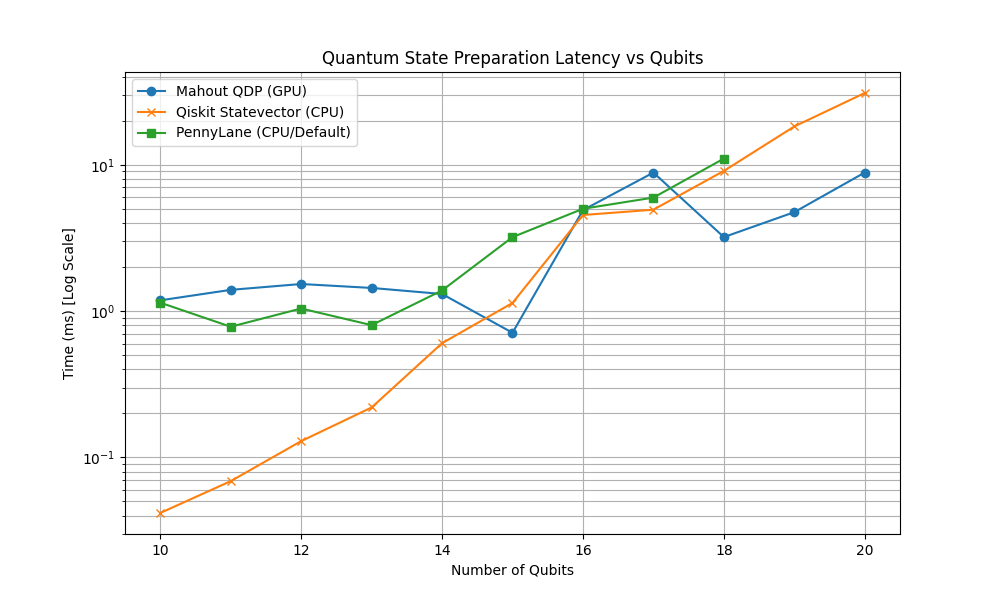

This figure's Python source:
#!/usr/bin/env python3
#
# Licensed to the Apache Software Foundation (ASF) under one or more
# contributor license agreements.  See the NOTICE file distributed with
# this work for additional information regarding copyright ownership.
# The ASF licenses this file to You under the Apache License, Version 2.0
# (the "License"); you may not use this file except in compliance with
# the License.  You may obtain a copy of the License at
#
#    http://www.apache.org/licenses/LICENSE-2.0
#
# Unless required by applicable law or agreed to in writing, software
# distributed under the License is distributed on an "AS IS" BASIS,
# WITHOUT WARRANTIES OR CONDITIONS OF ANY KIND, either express or implied.
# See the License for the specific language governing permissions and
# limitations under the License.

"""
Synthetic benchmark: Scaling & Fidelity tests.

Tests raw computation capability by comparing state vector preparation
time across different qubit counts (10-22 qubits).
"""

import time
import numpy as np
import torch
import qiskit
from qiskit.quantum_info import Statevector
import pennylane as qml
import pandas as pd
import matplotlib.pyplot as plt
from mahout_qdp import QdpEngine

# Constants
QUBIT_RANGE = range(10, 21, 1)  # 10, 12, ... 20 (20 qubits = 1M elements, stable)
TRIALS = 5


def benchmark_qiskit_statevector(data):
    """Benchmark Qiskit's direct Statevector loading (Memory Bound)."""
    start = time.perf_counter()
    _ = Statevector(data)
    return time.perf_counter() - start


def benchmark_qiskit_initialize(data, num_qubits):
    """Benchmark Qiskit's Initialize instruction (Compute Bound - Gate Decomposition)."""
    # Note: This is usually extremely slow for >15 qubits
    if num_qubits > 14:
        return None
    qc = qiskit.QuantumCircuit(num_qubits)
    start = time.perf_counter()
    qc.initialize(data, range(num_qubits))
    return time.perf_counter() - start


def benchmark_pennylane(data, num_qubits):
    """Benchmark PennyLane AmplitudeEmbedding (Framework Bound)."""
    dev = qml.device("default.qubit", wires=num_qubits)

    @qml.qnode(dev)
    def circuit():
        qml.AmplitudeEmbedding(features=data, wires=range(num_qubits), normalize=True)
        return qml.state()

    start = time.perf_counter()
    _ = circuit()
    return time.perf_counter() - start


def benchmark_mahout(engine, data, num_qubits):
    """Benchmark Mahout QDP (GPU/PCIe Bound)."""
    start = time.perf_counter()
    # Returns DLPack capsule (zero-copy to Torch)
    qtensor = engine.encode(data, num_qubits, "amplitude")
    # We include the DLPack conversion cost to be fair
    _ = torch.from_dlpack(qtensor)
    torch.cuda.synchronize()  # Ensure GPU is done
    return time.perf_counter() - start


def calculate_fidelity_mahout(engine, data, num_qubits):
    """Calculate fidelity between expected and actual state vectors."""
    # Normalize input cpu data
    expected = np.array(data) / np.linalg.norm(data)

    qtensor = engine.encode(data, num_qubits, "amplitude")
    gpu_tensor = torch.from_dlpack(qtensor)

    # Move to CPU for comparison
    actual = gpu_tensor.cpu().numpy()

    # Fidelity = |<psi|phi>|^2
    overlap = np.vdot(expected, actual)  # Complex dot product
    return abs(overlap) ** 2


def run_benchmarks():
    print("Initializing Mahout Engine on GPU 0...")
    try:
        engine = QdpEngine(0)

        # Warm-up GPU to ensure CUDA context is fully initialized
        print("Warming up GPU...")
        dummy_data = [0.5, 0.5, 0.5, 0.5]
        _ = engine.encode(dummy_data, 2, "amplitude")
        torch.cuda.synchronize()
        print("Warm-up complete.\n")

    except Exception as e:
        print(f"Error initializing Mahout: {e}")
        return

    results = []
    print(
        f"{'Qubits':<10} | {'Dim':<10} | {'Mahout (ms)':<15} | {'Qiskit SV (ms)':<15} | {'PennyLane (ms)':<15} | {'Fidelity':<10}"
    )
    print("-" * 90)

    for n in QUBIT_RANGE:
        dim = 1 << n
        # Generate random data
        data = np.random.rand(dim).astype(np.float64).tolist()

        # 1. Mahout
        try:
            mahout_times = []
            for _ in range(TRIALS):
                mahout_times.append(benchmark_mahout(engine, data, n))
            mahout_avg = np.mean(mahout_times) * 1000

            # Fidelity Check
            fid = calculate_fidelity_mahout(engine, data, n)
        except Exception as e:
            print(f"    Error: Mahout failed for {n} qubits: {e}")
            mahout_avg = float("nan")
            fid = 0.0

        # 2. Qiskit Statevector
        qiskit_times = []
        for _ in range(TRIALS):
            qiskit_times.append(benchmark_qiskit_statevector(data))
        qiskit_avg = np.mean(qiskit_times) * 1000

        # 3. PennyLane
        # Skip PennyLane for very large qubits if it gets too slow
        if n <= 18:  # Reduced threshold as PennyLane becomes very slow
            try:
                pl_times = []
                for _ in range(max(1, TRIALS // 2)):  # Fewer trials for slow methods
                    pl_times.append(benchmark_pennylane(data, n))
                pl_avg = np.mean(pl_times) * 1000
            except Exception as e:
                print(f"    Warning: PennyLane failed for {n} qubits: {e}")
                pl_avg = float("nan")
        else:
            pl_avg = float("nan")

        print(
            f"{n:<10} | {dim:<10} | {mahout_avg:<15.4f} | {qiskit_avg:<15.4f} | {pl_avg:<15.4f} | {fid:<10.6f}"
        )

        results.append(
            {
                "qubits": n,
                "mahout": mahout_avg,
                "qiskit": qiskit_avg,
                "pennylane": pl_avg,
                "fidelity": fid,
            }
        )

    # Plotting
    df = pd.DataFrame(results)
    plt.figure(figsize=(10, 6))
    plt.plot(df["qubits"], df["mahout"], marker="o", label="Mahout QDP (GPU)")
    plt.plot(df["qubits"], df["qiskit"], marker="x", label="Qiskit Statevector (CPU)")
    plt.plot(df["qubits"], df["pennylane"], marker="s", label="PennyLane (CPU/Default)")

    plt.yscale("log")
    plt.xlabel("Number of Qubits")
    plt.ylabel("Time (ms) [Log Scale]")
    plt.title("Quantum State Preparation Latency vs Qubits")
    plt.legend()
    plt.grid(True, which="both", ls="-")
    plt.savefig("benchmark_synthetic.png")
    print("\nPlot saved to benchmark_synthetic.png")


if __name__ == "__main__":
    run_benchmarks()
